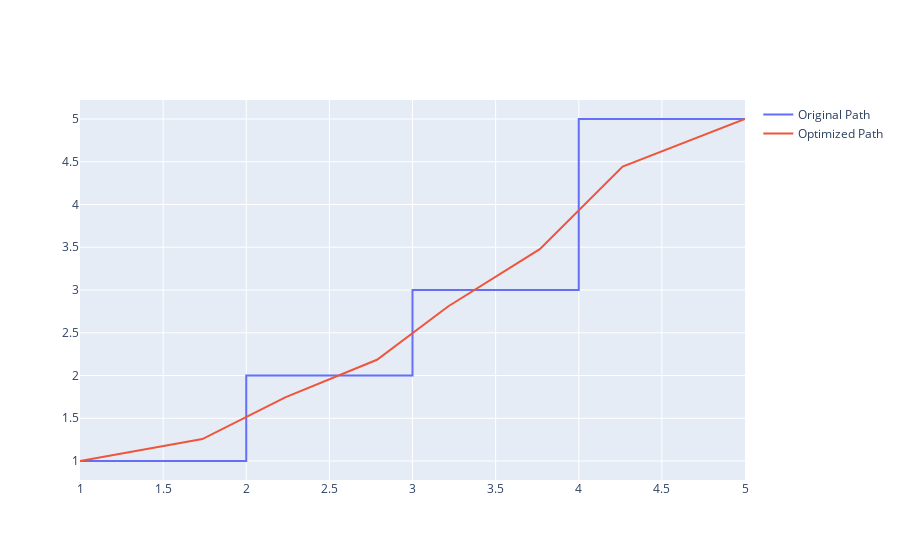

The cell this chart's notebook holds for it:
### Code cell
# Define the original path as a set of points
path = np.array([[1, 1], [2, 1], [2, 2], [3, 2], [3, 3], [4, 3], [4, 5], [5, 5]])

# Define the starting and ending points
start_point = path[0]
end_point = path[-1]

# Define the variables for the optimized path
n_points = len(path)
opt_path = cp.Variable((n_points, 2))

# Define the regularization parameter
alpha = 0.5

# Define the objective function to minimize the curvature and distance
obj = cp.sum_squares(
    opt_path[1:-1, :] - 0.5 * (opt_path[0:-2, :] + opt_path[2:, :])
) + alpha * cp.sum_squares(opt_path - path)

# Define the constraints to ensure the optimized path passes through the starting and ending points
constraints = [opt_path[0, :] == start_point, opt_path[-1, :] == end_point]

# Solve the optimization problem
prob = cp.Problem(cp.Minimize(obj), constraints)
prob.solve()

# Get the optimized path
opt_path = opt_path.value

# Plot the original and optimized paths using plotly
fig = go.Figure()
fig.add_trace(
    go.Scatter(x=path[:, 0], y=path[:, 1], mode="lines", name="Original Path")
)
fig.add_trace(
    go.Scatter(x=opt_path[:, 0], y=opt_path[:, 1], mode="lines", name="Optimized Path")
)
fig.show()

### Figure 1 — Plotly figure (JSON) as saved in the notebook; plotly's stock layout.template omitted (floating-point values rounded to 4 significant figures)
{"data": [{"mode": "lines", "name": "Original Path", "type": "scatter", "x": [1, 2, 2, 3, 3, 4, 4, 5], "y": [1, 1, 2, 2, 3, 3, 5, 5]}, {"mode": "lines", "name": "Optimized Path", "type": "scatter", "x": [1, 1.736, 2.234, 2.786, 3.214, 3.766, 4.264, 5], "y": [1, 1.256, 1.744, 2.184, 2.807, 3.477, 4.443, 5]}], "layout": {}}
